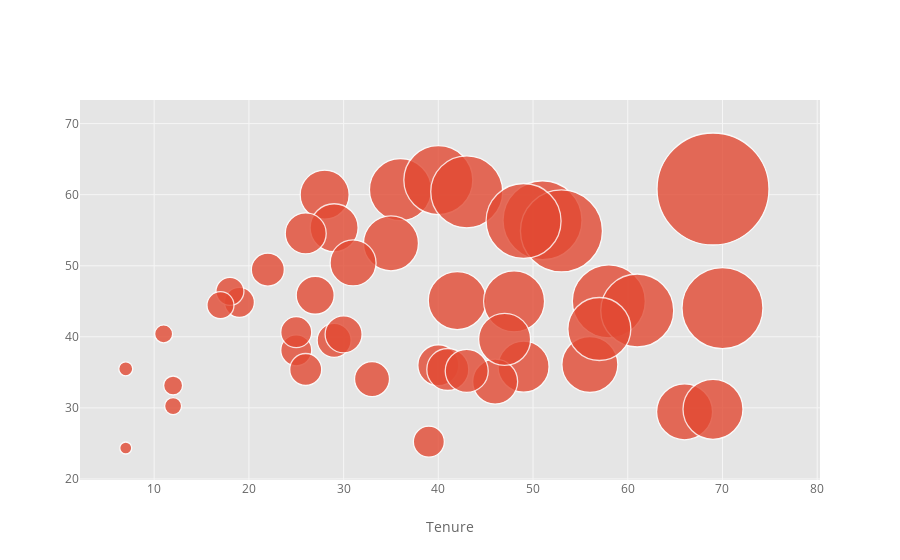

Source (notebook cell):
### Markdown cell above
# Bubble

### Code cell
data = data.query('PhoneService == "No"')

data.iplot(kind='bubble', x='tenure', y='MonthlyCharges', size='TotalCharges', xTitle='Tenure',
           categories='InternetService')

### Figure 1 — Plotly figure (JSON) as saved in the notebook; plotly's stock layout.template omitted (floating-point values rounded to 4 significant figures)
{"data": [{"marker": {"color": "rgba(226, 74, 51, 1.0)", "line": {"width": 1.3}, "opacity": 0.8, "size": [18, 19, 51, 30, 81, 62, 58, 56, 31, 79, 41, 38, 61, 34, 49, 35, 31, 73, 42, 73, 69, 48, 14, 72, 37, 112, 56, 82, 28, 12, 33, 60, 45, 63, 31, 32, 17, 55, 41, 46, 27, 52, 43, 75], "symbol": "circle"}, "mode": "markers", "name": "DSL", "textfont": {"color": "#666666"}, "type": "scatter", "uid": "0b3e1dc8-fc67-4a02-b152-ca52c725d97e", "x": [11, 12, 49, 19, 70, 36, 42, 66, 39, 51, 40, 27, 48, 29, 28, 33, 25, 58, 41, 61, 40, 29, 7, 43, 30, 69, 56, 53, 18, 7, 22, 69, 46, 57, 25, 26, 12, 35, 26, 31, 17, 47, 43, 49], "y": [40.4, 33.15, 35.8, 44.85, 44.05, 60.7, 45.1, 29.45, 25.25, 56.4, 36, 45.85, 45, 39.5, 60, 34.05, 38.1, 45, 35.4, 43.7, 62.05, 55.35, 35.5, 60.4, 40.35, 60.8, 36.1, 54.9, 46.4, 24.35, 49.45, 29.8, 33.7, 41.1, 40.65, 35.4, 30.25, 53.15, 54.55, 50.4, 44.45, 39.65, 35.2, 56.3]}], "layout": {"legend": {"bgcolor": "#FFFFFF", "font": {"color": "#666666"}}, "paper_bgcolor": "#FFFFFF", "plot_bgcolor": "#E5E5E5", "title": {"font": {"color": "#151516"}}, "xaxis": {"gridcolor": "#F6F6F6", "showgrid": true, "tickfont": {"color": "#666666"}, "title": {"font": {"color": "#666666"}, "text": "Tenure"}, "zerolinecolor": "#F6F6F6"}, "yaxis": {"gridcolor": "#F6F6F6", "showgrid": true, "tickfont": {"color": "#666666"}, "title": {"font": {"color": "#666666"}, "text": ""}, "zerolinecolor": "#F6F6F6"}}}
